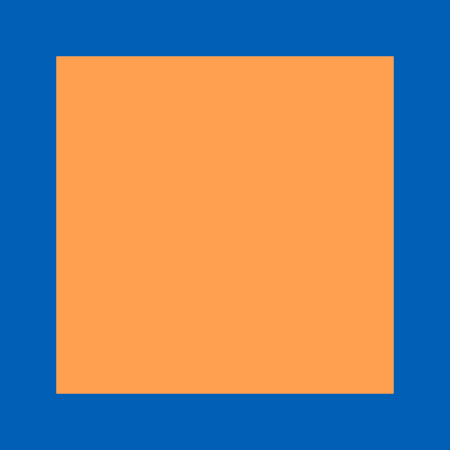
Frame 1 (no input)
Frame 60 (the mouse pressed at the canvas centre just before this capture): identical to frame 1, image omitted
Frame 120 (the mouse held since frame 60 and released just before this capture): identical to frame 1, image omitted

The Processing sketch that drew this single still picture (run headless with seeded random() and noise(); from frame 60 on, the mouse is pressed at the canvas centre):

// Processing sketch: build
// ── build.pde
// Genuary 2022 - Day 05
// Destroy a square.

color[] palette  	= {#0160B6,#03A08F,#FFDD5E,#FFA051,#FF3C1B};
color  	bg 			= palette[0];
color  	fg 			= palette[3];
void setup() {

	size(450, 450);
}

void draw() {
	background(bg);
	fill(fg);
	noStroke();
	rectMode(CENTER);
	destroy();
	square(width / 2, height / 2, width * .75);
}

void destroy() {

	// I'm suposed to destroy this sqaure today,
	// but I needed something to go right.

}
